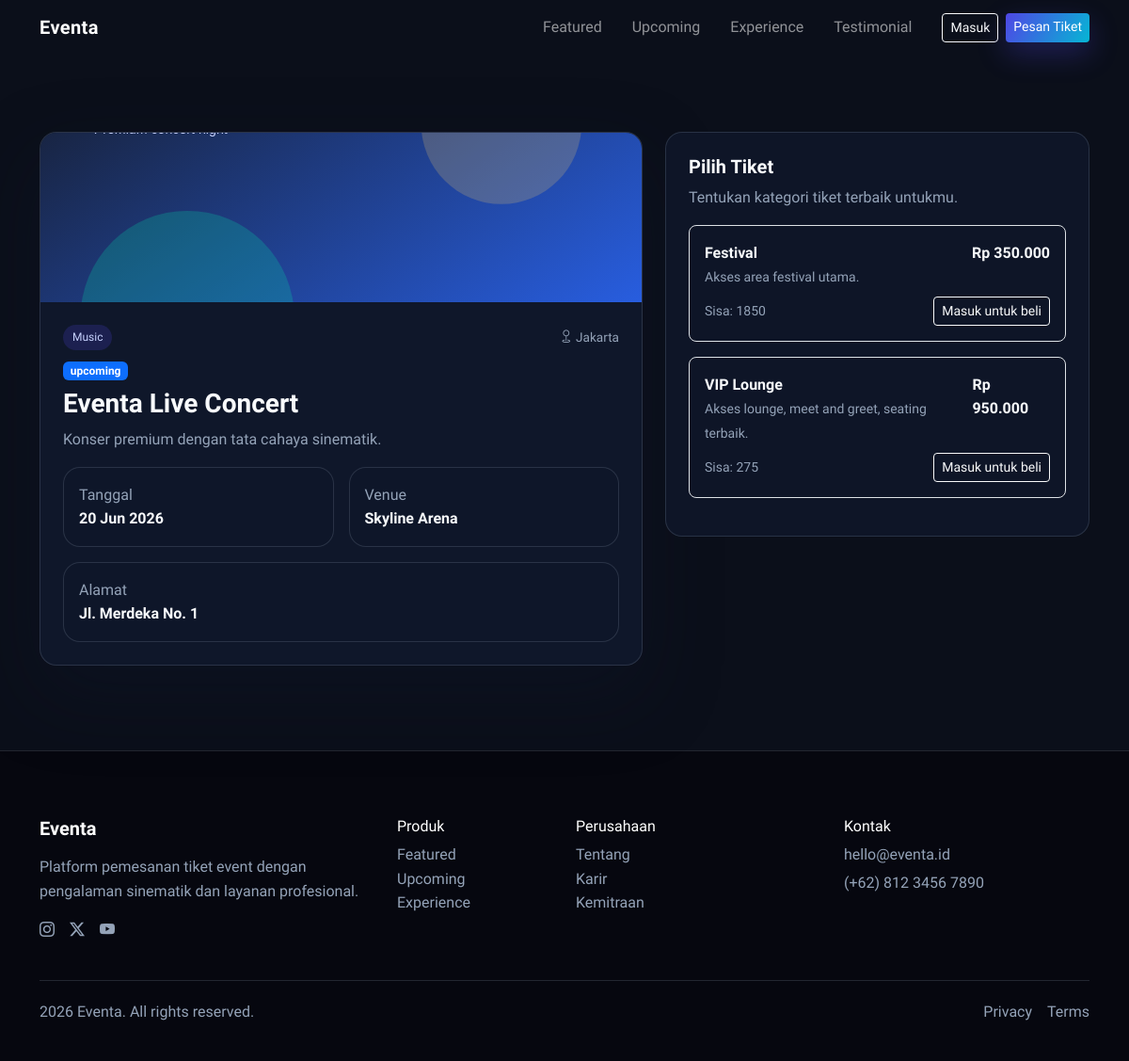
Page /event_detail.php?id=1 on the committed database.
### tables this page shows
CREATE TABLE event (
    id_event INT AUTO_INCREMENT PRIMARY KEY,
    id_venue INT,
    nama_event VARCHAR(150) NOT NULL,
    kategori VARCHAR(100),
    deskripsi TEXT,
    organizer VARCHAR(100),
    tanggal_mulai DATETIME,
    tanggal_selesai DATETIME,
    banner_event VARCHAR(255),
    status_event ENUM('upcoming','ongoing','finished','cancelled') DEFAULT 'upcoming',
    created_at TIMESTAMP DEFAULT CURRENT_TIMESTAMP,
    FOREIGN KEY (id_venue) REFERENCES venue(id_venue) ON DELETE CASCADE
);

CREATE TABLE venue (
    id_venue INT AUTO_INCREMENT PRIMARY KEY,
    nama_venue VARCHAR(150) NOT NULL,
    alamat TEXT,
    kota VARCHAR(100),
    kapasitas INT,
    gambar_venue VARCHAR(255),
    created_at TIMESTAMP DEFAULT CURRENT_TIMESTAMP
);

CREATE TABLE tiket (
    id_tiket INT AUTO_INCREMENT PRIMARY KEY,
    id_event INT,
    nama_tiket VARCHAR(100),
    deskripsi_tiket TEXT,
    harga DECIMAL(12,2),
    kuota INT,
    tiket_terjual INT DEFAULT 0,
    benefit TEXT,
    status_tiket ENUM('available','sold_out') DEFAULT 'available',
    created_at TIMESTAMP DEFAULT CURRENT_TIMESTAMP,
    FOREIGN KEY (id_event) REFERENCES event(id_event) ON DELETE CASCADE
);

### config/helpers.php (called while the page is built, shortened)
<?php
function base_url(string $path = ''): string
{
    $url = rtrim(BASE_URL, '/') . '/' . ltrim($path, '/');
    return str_replace(' ', '%20', $url);
}
function e($value): string
{
    return htmlspecialchars((string)$value, ENT_QUOTES, 'UTF-8');
}
function rupiah($amount): string
{
    return 'Rp ' . number_format((float)$amount, 0, ',', '.');
}

### config/auth.php (called while the page is built, shortened)
<?php
require_once __DIR__ . '/helpers.php';
function current_user(): ?array
{
    return $_SESSION['user'] ?? null;
}
function is_logged_in(): bool
{
    return current_user() !== null;
}

### event_detail.php (the view, shortened to what this page needs)
<?php
require_once __DIR__ . '/config/bootstrap.php';
$id = (int)($_GET['id'] ?? 0);
$stmt = $pdo->prepare("SELECT e.*, v.nama_venue, v.kota, v.alamat FROM event e LEFT JOIN venue v ON e.id_venue = v.id_venue WHERE e.id_event = :id");
$stmt->execute(['id' => $id]);
$event = $stmt->fetch();
$ticketStmt = $pdo->prepare("SELECT * FROM tiket WHERE id_event = :id ORDER BY harga ASC");
$ticketStmt->execute(['id' => $id]);
$tickets = $ticketStmt->fetchAll();
?>
<!doctype html>
<html lang="id">
  <head>
    <link href="https://cdn.jsdelivr.net/npm/bootstrap@5.3.3/dist/css/bootstrap.min.css" rel="stylesheet">
    <link href="https://cdn.jsdelivr.net/npm/bootstrap-icons@1.11.3/font/bootstrap-icons.min.css" rel="stylesheet">
    <link href="<?php echo base_url('assets/css/style.css'); ?>" rel="stylesheet">
  </head>
  <body>
    <?php require_once __DIR__ . '/components/navbar.php'; ?>
    <main class="section-pad" style="padding-top: 140px;">
      <div class="container">
        <div class="row g-4">
          <div class="col-lg-7">
            <div class="event-card">
              <?php if (!empty($event['banner_event'])): ?>
                <img class="w-100" src="<?php echo base_url('uploads/events/' . e($event['banner_event'])); ?>" alt="<?php echo e($event['nama_event']); ?>">
              <?php else: ?>
                <div class="event-cover cover-1"></div>
              <?php endif; ?>
              <div class="p-4">
                <div class="d-flex justify-content-between align-items-center mb-2">
                  <span class="event-chip"><?php echo e($event['kategori']); ?></span>
                  <span class="event-meta"><i class="bi bi-geo"></i> <?php echo e($event['kota']); ?></span>
                </div>
                <?php
                  $statusEvent = $event['status_event'] ?? 'upcoming';
                  $statusClass = match ($statusEvent) {
                      'ongoing' => 'bg-success',
                      'finished' => 'bg-secondary',
                      'cancelled' => 'bg-danger',
                      default => 'bg-primary'
                  };
                ?>
                <span class="badge <?php echo $statusClass; ?> mb-2"><?php echo e($statusEvent); ?></span>
                <h3 class="fw-semibold mb-2"><?php echo e($event['nama_event']); ?></h3>
                <p class="text-muted mb-3"><?php echo e($event['deskripsi']); ?></p>
                <div class="row g-3">
                  <div class="col-md-6">
                    <div class="card-glow p-3">
                      <div class="text-muted">Tanggal</div>
                      <div class="fw-semibold"><?php echo date('d M Y', strtotime($event['tanggal_mulai'])); ?></div>
                    </div>
                  </div>
                  <div class="col-md-6">
                    <div class="card-glow p-3">
                      <div class="text-muted">Venue</div>
                      <div class="fw-semibold"><?php echo e($event['nama_venue']); ?></div>
                    </div>
                  </div>
                  <div class="col-md-12">
                    <div class="card-glow p-3">
                      <div class="text-muted">Alamat</div>
                      <div class="fw-semibold"><?php echo e($event['alamat']); ?></div>
                    </div>
                  </div>
                </div>
              </div>
            </div>
          </div>
          <div class="col-lg-5">
            <div class="card-glow p-4">
              <h5 class="fw-semibold">Pilih Tiket</h5>
              <p class="text-muted">Tentukan kategori tiket terbaik untukmu.</p>
              <?php $eventUnavailable = in_array($statusEvent, ['finished', 'cancelled'], true); ?>
              <?php if (!$tickets): ?>
                <div class="text-muted">Belum ada tiket untuk event ini.</div>
              <?php else: ?>
                <?php foreach ($tickets as $ticket): ?>
                  <?php
                    $available = (int)$ticket['kuota'] - (int)$ticket['tiket_terjual'];
                    $isSoldOut = $available <= 0 || $ticket['status_tiket'] === 'sold_out';
                    $disableCheckout = $eventUnavailable || $isSoldOut;
                  ?>
                  <div class="border rounded-3 p-3 mb-3" style="border-color: rgba(148,163,184,0.2);">
                    <div class="d-flex justify-content-between align-items-start">
                      <div>
                        <div class="fw-semibold"><?php echo e($ticket['nama_tiket']); ?></div>
                        <small class="text-muted"><?php echo e($ticket['deskripsi_tiket']); ?></small>
                      </div>
                      <div class="fw-semibold"><?php echo rupiah($ticket['harga']); ?></div>
                    </div>
                    <div class="d-flex justify-content-between align-items-center mt-2">
                      <div class="d-flex align-items-center gap-2">
                        <small class="text-muted">Sisa: <?php echo max(0, $available); ?></small>
                      </div>
                      <?php if (is_logged_in()): ?>
                        <form class="d-flex gap-2" method="get" action="<?php echo base_url('checkout.php'); ?>">
                          <input type="hidden" name="ticket_id" value="<?php echo (int)$ticket['id_tiket']; ?>">
                          <input type="number" name="qty" class="form-control form-control-sm" min="1" max="<?php echo $available; ?>" value="1" style="width: 90px;" <?php echo $disableCheckout ? 'disabled' : ''; ?>>
                          <button class="btn btn-brand btn-sm" type="submit" <?php echo $disableCheckout ? 'disabled' : ''; ?>><?php echo $disableCheckout ? 'Event Tidak Tersedia' : 'Checkout'; ?></button>
                        </form>
                      <?php else: ?>
                        <a class="btn btn-outline-light btn-sm" href="<?php echo base_url('login.php?return=event_detail.php?id=' . $event['id_event']); ?>">Masuk untuk beli</a>
                      <?php endif; ?>
                    </div>
                  </div>
                <?php endforeach; ?>
              <?php endif; ?>
            </div>
          </div>
        </div>
      </div>
    </main>
    <?php require_once __DIR__ . '/components/footer.php'; ?>
  </body>
</html>

### assets/css/style.css (style rules this page uses)
:root { --bg-dark: #0b0f1a; --bg-soft: #111827; --primary: #4f46e5; --primary-2: #06b6d4; --accent: #f97316; --text-light: #f8fafc; --text-muted: #94a3b8; --glass: rgba(15, 23, 42, 0.65); --border: rgba(148, 163, 184, 0.2); --shadow: 0 30px 80px rgba(15, 23, 42, 0.35); }
* { box-sizing: border-box; }
body { font-family: "Sora", system-ui, -apple-system, sans-serif; background: var(--bg-dark); color: var(--text-light); line-height: 1.6; }
.section-pad { padding: 90px 0; }
.event-card { background: #0f172a; border: 1px solid var(--border); border-radius: 18px; overflow: hidden; box-shadow: var(--shadow); transition: transform 0.3s ease, box-shadow 0.3s ease; }
.event-cover { height: 180px; background-size: cover; background-position: center; }
.cover-1 { background-image: url("../img/event-1.svg"); }
.event-meta { font-size: 0.85rem; color: var(--text-muted); }
.event-chip { background: rgba(79, 70, 229, 0.2); color: #c7d2fe; padding: 4px 10px; border-radius: 999px; font-size: 0.75rem; }
.card-glow { background: rgba(15, 23, 42, 0.9); border: 1px solid var(--border); border-radius: 18px; }
.text-muted { color: var(--text-muted) !important; }

### rows in the picture
event: kategori "Music", id_venue.kota "Jakarta", status_event "upcoming", nama_event "Eventa Live Concert", deskripsi "Konser premium dengan tata cahaya sinematik.", tanggal_mulai "20 Jun 2026", id_venue.nama_venue "Skyline Arena", id_venue.alamat "Jl. Merdeka No. 1"
tiket: nama_tiket "Festival", deskripsi_tiket "Akses area festival utama.", harga "Rp 350.000", max(0, $available) "1850"
tiket: nama_tiket "VIP Lounge", deskripsi_tiket "Akses lounge, meet and greet, seating terbaik.", harga "Rp 950.000", max(0, $available) "275"
